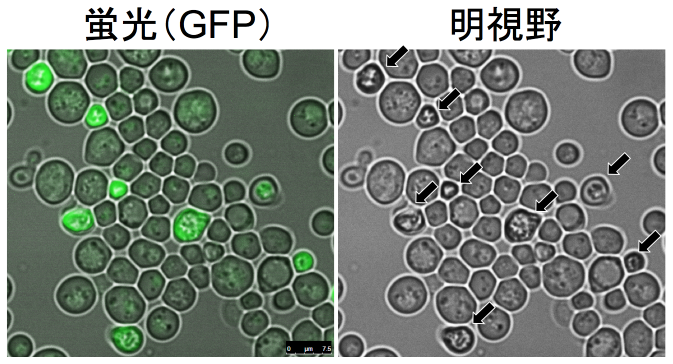
#> input picture classify_cell/img_org.png, 1345 x 728 px (shown at 1/2 size)
$ jupyter execute --allow-errors classify_cell.ipynb   (shell and % lines are left out)
#> lines starting #> are read from the running program, lines starting #| are printed output that depends on the picture
細胞の判別をする

下(左)の画像で濃い緑色に着色されている細胞を、下(右)の画像より検出する

[cell 1]
from PIL import Image, ImageDraw
import matplotlib.pyplot as plt
import numpy as np

#元画像読み込み
#<http://tenure5.vbl.okayama-u.ac.jp/HM_blog/?p=2951>

img_org = Image.open("./img_org.png").convert("L")
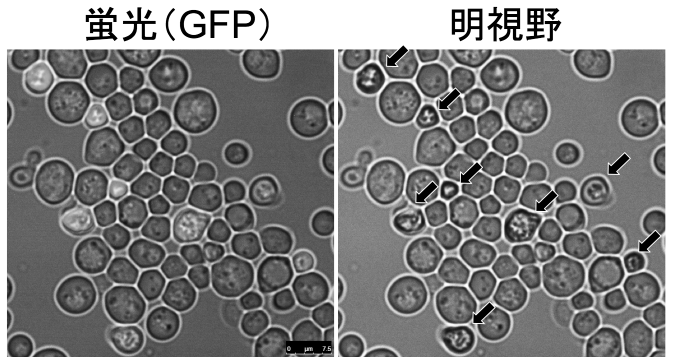
#> img_org: PIL image 1345x728 L (shown at 1/2 size); min 0, max 255, mean 129.3
width, height = img_org.size
#> width = 1345; height = 728
imgdata_org = []
for y in range(height):
    for x in range(width):
        imgdata_org.append(img_org.getpixel((x,y)))
#> after the loop, imgdata_org = 979160 items

plt.imshow(np.asarray(Image.open('img_org.png')))
print("元画像")

[cell 2]
#実際に処理する画像の大きさにトリミング   480*480でやってみる
img_480 = Image.new('L', (480, 480))
#> img_480: PIL image 480x480 L; every value is 0
for y in range(480):
    for x in range(480):
        img_480.putpixel((x,y),imgdata_org[(x+700)+width*(y+100)])
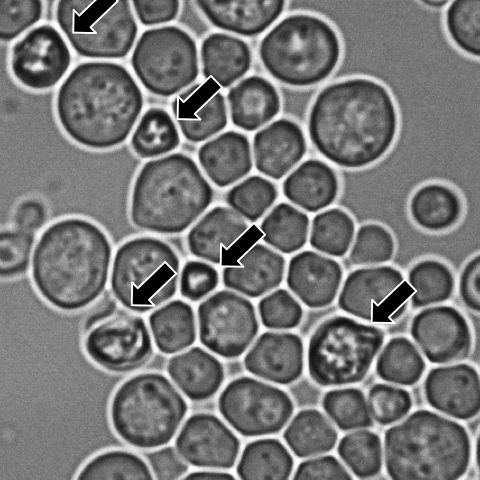
#> img_480: PIL image 480x480 L; min 0, max 255, mean 118.2
img_480.save("./img_480.png")


#> (the rest of this cell did not finish here and is left out)

[cell 3]
#入力画像読み込み
img_480 = Image.open("./img_480.png").convert("L")
width, height = img_480.size
#> width = 480; height = 480
imgdata = [0 for i in range(width*height)]
for y in range(height):
    for x in range(width):
        imgdata[x+480*y] = img_480.getpixel((x,y))
#> after the loop, imgdata = 230400 items

#画像を2値化する
TH = 140 #今回サンプルは1枚なので適当に決めている 160より140のがよさそう
for y in range(height):
    for x in range(width):
        if imgdata[x+y*width] > TH:
            imgdata[x+y*width] = 255
        else:
            imgdata[x+y*width] = 0

#2値化した画像のそれぞれの領域にラベリングしてく
maxlabelnNo=0
table=[0 for i in range(1000)]
label = [0 for i in range(480*480)]
for y in range(height):
    for x in range(width):
        if (x>0 and y>0 and x<(width-2) and y<(height-2)):
            if imgdata[x+y*width] == 0:
                #周囲にラベルが貼られてない
                if (label[(x-1)+(y-1)*width] == 0 and label[x+(y-1)*width] == 0 and label[(x+1)+(y-1)*width] == 0 and label[(x-1)+y*width] == 0):
                    label[x+y*width] = maxlabelnNo
                    maxlabelnNo += 1
                #周囲にラベルが貼られている
                else:
                    tmp = 0

                    if label[(x-1)+(y-1)*width] > 0:
                        tmp = label[(x-1)+(y-1)*width]
                    if label[x+(y-1)*width] > 0:
                        if tmp>0:
                            if label[x+(y-1)*width] > tmp:
                                table[label[x+(y-1)*width]] = tmp
                            else:
                                table[tmp] = label[x+(y-1)*width]
                                tmp = label[x+(y-1)*width]
                        else:
                            tmp = label[x+(y-1)*width]
                    if label[(x+1)+(y-1)*width] > 0:
                        if tmp>0:
                            if label[(x+1)+(y-1)*width] > tmp:
                                table[label[(x+1)+(y-1)*width]] = tmp
                            else:
                                table[tmp] = label[(x+1)+(y-1)*width]
                                tmp = label[(x+1)+(y-1)*width]
                        else:
                            tmp = label[(x+1)+(y-1)*width]
                    if label[(x-1)+y*width] > 0:
                        if tmp>0:
                            if label[(x-1)+y*width] > tmp:
                                table[label[(x-1)+y*width]] = tmp
                            else:
                                table[tmp] = label[(x-1)+y*width]
                                tmp = label[(x-1)+y*width]
                        else:
                            tmp = label[(x-1)+y*width]
                    label[x+y*width] = tmp
#> after the loop, maxlabelnNo = 624

table_size=[0 for i in range(1000)]
for y in range(height):
    for x in range(width):
        label_no = label[x+y*width]
        if label_no != 0:
            while label_no != table[label_no]:
                label_no = table[label_no]
        table_size[label_no] += 1
        label[x+y*width] = label_no

#一定以下のラベリング領域を除外する(今回は250pix以下と7000pix以上の大きさの塊は細胞じゃないとみなす)
label2 = [0 for i in range(480*480)]
cell_num=0
cell = [[0 for i in range(2)] for j in range(maxlabelnNo)]
for i in range(maxlabelnNo):
    if (table_size[i] > 250 and table_size[i] < 7000):
        label2_sum_x = 0
        label2_sum_y = 0
        label2_size = 0
        for y in range(height):
            for x in range(width):
                if label[x+y*width] == i:
                    label2[x+y*width] = cell_num
                    label2_sum_x += x
                    label2_sum_y += y
                    label2_size += 1
        #各ラベリング領域(細胞)の重心位置計算
        cell[cell_num][0] = label2_sum_x/label2_size
        cell[cell_num][1] = label2_sum_y/label2_size
        cell_num += 1
#> after the loop, cell_num = 61

#ここまでで細胞の検出完了(この時点では分類はできていない)

[cell 4]
#入力画像上に検出した細胞をプロット
img_480 = Image.open("./img_480.png").convert("L")
for i in range(cell_num):
    plt.plot(cell[i][0], cell[i][1], "ro")

plt.imshow(np.asarray(img_480), cmap='gray')
print("細胞検出画像")
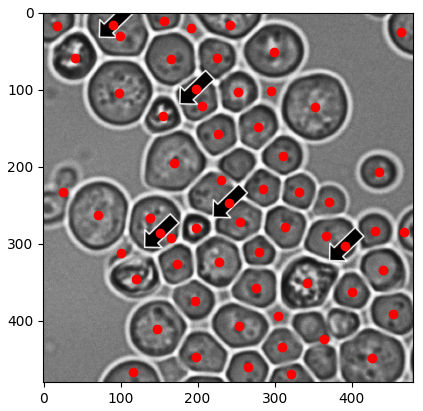
#> figure drawn by matplotlib, 1 panel

[cell 5]
#各細胞の重心周りの画素輝度のばらつきの大きさで細胞を分類する

patch = 38 #細胞の周りのばらつきを考慮する範囲
TH_DIAP = 14040 #ばらつきのしきい値
#patch = 40
#TH_DIAP = 13800

flag = [0 for i in range(cell_num)]
#> flag = 61 values from 0 to 0
for i in range(cell_num):
    sum = 0
    ave = 0
    disp = 0
    if (patch < cell[i][1] and cell[i][1] < (480-patch) and patch < cell[i][0] and cell[i][0] < (480-patch)):
        for y in range(int(cell[i][1]-patch) , int(cell[i][1]+patch)):
            for x in range(int(cell[i][0]-patch) , int(cell[i][0]+patch)):
                sum += imgdata[x+y*width]
        ave = sum/((patch*2)*(patch*2))
        for y in range(int(cell[i][1]-patch) , int(cell[i][1]+patch)):
            for x in range(int(cell[i][0]-patch) , int(cell[i][0]+patch)):
                disp += (abs(imgdata[x+y*width] - ave) * abs(imgdata[x+y*width] - ave))/((patch*2)*(patch*2))
        if disp > TH_DIAP:
            flag[i] = 1
#> after the loop, flag = 61 values, max 1 at index 8, min 0 at index 0, mean 0.115

[cell 6]
#入力画像上に検出した細胞をプロット
img_480 = Image.open("./img_480.png").convert("L")
for i in range(cell_num):
    plt.plot(cell[i][0], cell[i][1], "ro")

for i in range(cell_num):
    if flag[i] == 1:
        plt.plot(cell[i][0], cell[i][1], "bo")

plt.imshow(np.asarray(img_480), cmap='gray')
print("分類後画像")
plt.savefig("./img_output.png")
